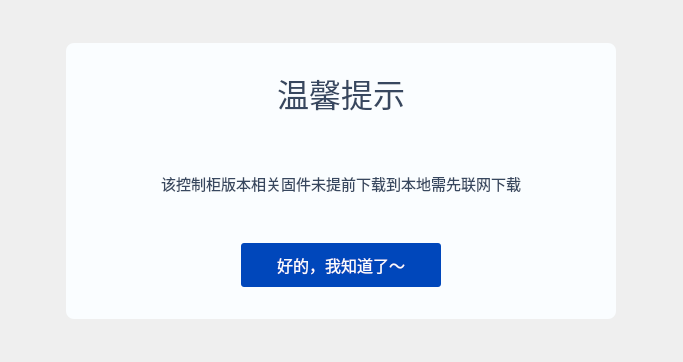
<?xml version="1.0" encoding="UTF-8"?>
<ui version="4.0">
 <class>TipWidget</class>
 <widget class="QWidget" name="TipWidget">
  <property name="geometry">
   <rect>
    <x>0</x>
    <y>0</y>
    <width>683</width>
    <height>362</height>
   </rect>
  </property>
  <property name="sizePolicy">
   <sizepolicy hsizetype="Preferred" vsizetype="Preferred">
    <horstretch>0</horstretch>
    <verstretch>0</verstretch>
   </sizepolicy>
  </property>
  <property name="minimumSize">
   <size>
    <width>0</width>
    <height>0</height>
   </size>
  </property>
  <property name="maximumSize">
   <size>
    <width>16777215</width>
    <height>16777215</height>
   </size>
  </property>
  <property name="windowTitle">
   <string>Form</string>
  </property>
  <property name="styleSheet">
   <string notr="true"/>
  </property>
  <layout class="QGridLayout" name="gridLayout">
   <item row="0" column="0">
    <widget class="QWidget" name="widget" native="true">
     <property name="sizePolicy">
      <sizepolicy hsizetype="Fixed" vsizetype="Fixed">
       <horstretch>0</horstretch>
       <verstretch>0</verstretch>
      </sizepolicy>
     </property>
     <property name="minimumSize">
      <size>
       <width>550</width>
       <height>276</height>
      </size>
     </property>
     <property name="maximumSize">
      <size>
       <width>550</width>
       <height>276</height>
      </size>
     </property>
     <property name="styleSheet">
      <string notr="true">background: #FAFDFF;
border-radius: 8px;
border: none;</string>
     </property>
     <layout class="QVBoxLayout" name="verticalLayout">
      <property name="spacing">
       <number>0</number>
      </property>
      <property name="leftMargin">
       <number>56</number>
      </property>
      <property name="topMargin">
       <number>0</number>
      </property>
      <property name="rightMargin">
       <number>56</number>
      </property>
      <property name="bottomMargin">
       <number>32</number>
      </property>
      <item>
       <widget class="QLabel" name="label">
        <property name="sizePolicy">
         <sizepolicy hsizetype="Preferred" vsizetype="Fixed">
          <horstretch>0</horstretch>
          <verstretch>0</verstretch>
         </sizepolicy>
        </property>
        <property name="minimumSize">
         <size>
          <width>0</width>
          <height>100</height>
         </size>
        </property>
        <property name="maximumSize">
         <size>
          <width>16777215</width>
          <height>100</height>
         </size>
        </property>
        <property name="font">
         <font>
          <family>微软雅黑</family>
          <pointsize>24</pointsize>
         </font>
        </property>
        <property name="styleSheet">
         <string notr="true">color: #37475F;
border:none;</string>
        </property>
        <property name="text">
         <string>温馨提示</string>
        </property>
        <property name="alignment">
         <set>Qt::AlignCenter</set>
        </property>
       </widget>
      </item>
      <item>
       <widget class="QLabel" name="labelMessage">
        <property name="sizePolicy">
         <sizepolicy hsizetype="Preferred" vsizetype="Fixed">
          <horstretch>0</horstretch>
          <verstretch>0</verstretch>
         </sizepolicy>
        </property>
        <property name="minimumSize">
         <size>
          <width>0</width>
          <height>100</height>
         </size>
        </property>
        <property name="maximumSize">
         <size>
          <width>16777215</width>
          <height>100</height>
         </size>
        </property>
        <property name="font">
         <font>
          <family>微软雅黑</family>
          <pointsize>11</pointsize>
         </font>
        </property>
        <property name="styleSheet">
         <string notr="true">color: #37475F;
border:none;</string>
        </property>
        <property name="text">
         <string>该控制柜版本相关固件未提前下载到本地需先联网下载
</string>
        </property>
        <property name="alignment">
         <set>Qt::AlignCenter</set>
        </property>
       </widget>
      </item>
      <item alignment="Qt::AlignHCenter">
       <widget class="QPushButton" name="btnConfirm">
        <property name="sizePolicy">
         <sizepolicy hsizetype="Fixed" vsizetype="Fixed">
          <horstretch>0</horstretch>
          <verstretch>0</verstretch>
         </sizepolicy>
        </property>
        <property name="minimumSize">
         <size>
          <width>200</width>
          <height>44</height>
         </size>
        </property>
        <property name="maximumSize">
         <size>
          <width>200</width>
          <height>44</height>
         </size>
        </property>
        <property name="styleSheet">
         <string notr="true">background: #0047BB;
border-radius: 3px;
font-size: 16px;
font-weight: normal;
color: #FAFDFF;</string>
        </property>
        <property name="text">
         <string>好的，我知道了～</string>
        </property>
       </widget>
      </item>
     </layout>
    </widget>
   </item>
  </layout>
 </widget>
 <resources/>
 <connections/>
</ui>
